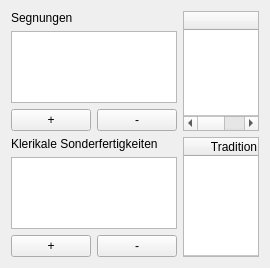
              <widget class="QWidget" name="page_15">
               <property name="geometry">
                <rect>
                 <x>0</x>
                 <y>0</y>
                 <width>270</width>
                 <height>268</height>
                </rect>
               </property>
               <attribute name="label">
                <string>Segnungen / Sonderfertigkeiten</string>
               </attribute>
               <layout class="QVBoxLayout" name="verticalLayout_32">
                <item>
                 <layout class="QHBoxLayout" name="horizontalLayout_44">
                  <item>
                   <layout class="QVBoxLayout" name="verticalLayout_48">
                    <item>
                     <layout class="QVBoxLayout" name="verticalLayout_44">
                      <item>
                       <widget class="QLabel" name="label_39">
                        <property name="text">
                         <string>Segnungen</string>
                        </property>
                       </widget>
                      </item>
                      <item>
                       <widget class="QTableWidget" name="segnungenTable_dsa5">
                        <property name="columnCount">
                         <number>1</number>
                        </property>
                        <attribute name="horizontalHeaderVisible">
                         <bool>false</bool>
                        </attribute>
                        <attribute name="horizontalHeaderStretchLastSection">
                         <bool>true</bool>
                        </attribute>
                        <attribute name="verticalHeaderVisible">
                         <bool>false</bool>
                        </attribute>
                        <column/>
                       </widget>
                      </item>
                      <item>
                       <layout class="QHBoxLayout" name="horizontalLayout_47">
                        <item>
                         <widget class="QPushButton" name="addSegnung_dsa5">
                          <property name="text">
                           <string>+</string>
                          </property>
                         </widget>
                        </item>
                        <item>
                         <widget class="QPushButton" name="removeSegnung_dsa5">
                          <property name="text">
                           <string>-</string>
                          </property>
                         </widget>
                        </item>
                       </layout>
                      </item>
                     </layout>
                    </item>
                    <item>
                     <layout class="QVBoxLayout" name="verticalLayout_47">
                      <item>
                       <widget class="QLabel" name="label_40">
                        <property name="text">
                         <string>Klerikale Sonderfertigkeiten</string>
                        </property>
                       </widget>
                      </item>
                      <item>
                       <widget class="QTableWidget" name="kleriSonderfTable_dsa5">
                        <property name="columnCount">
                         <number>1</number>
                        </property>
                        <attribute name="horizontalHeaderVisible">
                         <bool>false</bool>
                        </attribute>
                        <attribute name="horizontalHeaderStretchLastSection">
                         <bool>true</bool>
                        </attribute>
                        <attribute name="verticalHeaderVisible">
                         <bool>false</bool>
                        </attribute>
                        <column/>
                       </widget>
                      </item>
                      <item>
                       <layout class="QHBoxLayout" name="horizontalLayout_46">
                        <item>
                         <widget class="QPushButton" name="addKleriSonderf_dsa5">
                          <property name="text">
                           <string>+</string>
                          </property>
                         </widget>
                        </item>
                        <item>
                         <widget class="QPushButton" name="removeKleriSonderf_dsa5">
                          <property name="text">
                           <string>-</string>
                          </property>
                         </widget>
                        </item>
                       </layout>
                      </item>
                     </layout>
                    </item>
                   </layout>
                  </item>
                  <item>
                   <layout class="QVBoxLayout" name="verticalLayout_46">
                    <item>
                     <widget class="QTableWidget" name="leiteigAspektTable_dsa5">
                      <property name="rowCount">
                       <number>1</number>
                      </property>
                      <attribute name="horizontalHeaderDefaultSectionSize">
                       <number>300</number>
                      </attribute>
                      <attribute name="horizontalHeaderStretchLastSection">
                       <bool>true</bool>
                      </attribute>
                      <attribute name="verticalHeaderVisible">
                       <bool>false</bool>
                      </attribute>
                      <attribute name="verticalHeaderStretchLastSection">
                       <bool>true</bool>
                      </attribute>
                      <row/>
                      <column>
                       <property name="text">
                        <string>Leiteigenschaft</string>
                       </property>
                      </column>
                      <column>
                       <property name="text">
                        <string>Aspekt</string>
                       </property>
                      </column>
                     </widget>
                    </item>
                    <item>
                     <widget class="QTableWidget" name="kleriTraditionTable_dsa5">
                      <property name="rowCount">
                       <number>1</number>
                      </property>
                      <attribute name="horizontalHeaderStretchLastSection">
                       <bool>true</bool>
                      </attribute>
                      <attribute name="verticalHeaderVisible">
                       <bool>false</bool>
                      </attribute>
                      <attribute name="verticalHeaderStretchLastSection">
                       <bool>true</bool>
                      </attribute>
                      <row/>
                      <column>
                       <property name="text">
                        <string>Tradition</string>
                       </property>
                      </column>
                     </widget>
                    </item>
                   </layout>
                  </item>
                 </layout>
                </item>
               </layout>
              </widget>
